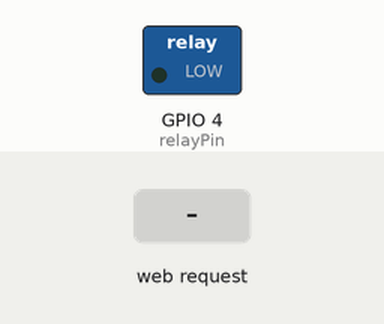
Recording of a sketch running on a simulated ESP32. Parts: switched loads named in the sketch (green lamp = pin HIGH). The inputs (shaded band) are chosen by the test bench. WiFi joins after 1.5 s; servers stay silent unless stated; what the sketch prints to the serial monitor is not drawn.

Above: at 2.7 s.
2.8 s: HTTP request GET /ligar received
At 3.6 s:
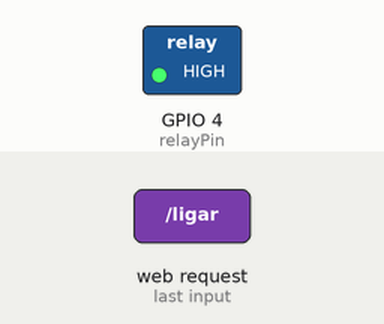
4.3 s: HTTP request GET /desligar received
At 4.7 s:
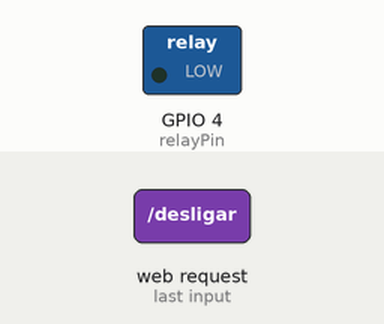
Timing chart, 0 to 7.3 s (numbered marks = the images above; inputs shaded):
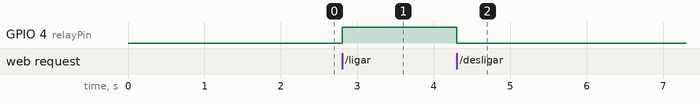

Measured:
- after the input at 2.8 s, GPIO 4 (relayPin): LOW → HIGH at once
- after the input at 4.3 s, GPIO 4 (relayPin): HIGH → LOW at once

The sketch:

main.ino
```cpp
/*
 * PROJETO DE EXTENSÃO: HUB DE CONVENIÊNCIA (Controle de Tomada)
 * Aluno: Lucas Morais
 * Disciplina: Programação de Microcontroladores
 * * Este código transforma um ESP32 em um servidor web.
 * Ao se conectar ao Wi-Fi, ele cria uma página web com botões
 * para ligar e desligar um Módulo Relé conectado ao pino 4.
 */

#include <WiFi.h>
#include <WebServer.h>

// --- Configuração da Rede ---
// Coloque o nome e a senha da sua rede Wi-Fi
const char* ssid = "SEU_SSID";       // <<-- MUDE AQUI
const char* password = "SUA_SENHA";  // <<-- MUDE AQUI
// ----------------------------

// Pino onde o Módulo Relé está conectado
const int relayPin = 4;

// Variável para guardar o estado do relé (LIGADO/DESLIGADO)
bool relayState = false; // Começa desligado

// Cria o objeto do servidor na porta 80 (padrão web)
WebServer server(80);

/*
 * Função handleRoot()
 * Esta é a função chamada quando alguém acessa o IP do ESP32 (ex: 192.168.1.10)
 * Ela vai construir e enviar a página HTML para o navegador.
 */
void handleRoot() {
  String html = "<!DOCTYPE html><html><head><title>Hub de Conveniência</title>";

  // Estilo CSS para deixar os botões grandes e bonitos (para celular)
  html += "<meta name='viewport' content='width=device-width, initial-scale=1'>";
  html += "<style>";
  html += "body { font-family: Arial, sans-serif; text-align: center; background-color: #f0f0f0; }";
  html += "h1 { color: #333; }";
  html += "p { font-size: 1.5rem; }";
  html += "a { text-decoration: none; }";
  html += ".btn { padding: 20px 40px; font-size: 1.2rem; border-radius: 10px; margin: 10px; border: none; cursor: pointer; }";
  html += ".btn-on { background-color: #4CAF50; color: white; }"; // Botão Ligar
  html += ".btn-off { background-color: #f44336; color: white; }"; // Botão Desligar
  html += "</style></head><body>";

  // Conteúdo da Página
  html += "<h1>🏠 Hub de Conveniência</h1>";
  html += "<h2>Controle do Ventilador</h2>";

  // Mostra o estado atual
  html += "<p>O ventilador está: <strong>";
  if (relayState == true) {
    html += "LIGADO";
  } else {
    html += "DESLIGADO";
  }
  html += "</strong></p>";

  // Botões de Ação
  html += "<a href='/ligar'><button class='btn btn-on'>LIGAR</button></a>";
  html += "<a href='/desligar'><button class='btn btn-off'>DESLIGAR</button></a>";

  html += "</body></html>";

  server.send(200, "text/html", html); // Envia a página pronta para o navegador
}

/*
 * Função handleLigar()
 * Chamada quando o usuário clica no link "/ligar"
 */
void handleLigar() {
  digitalWrite(relayPin, HIGH); // Aciona o relé (pode ser LOW dependendo do seu relé)
  relayState = true;
  server.sendHeader("Location", "/"); // Redireciona de volta para a página principal
  server.send(302, "text/plain", "");
}

/*
 * Função handleDesligar()
 * Chamada quando o usuário clica no link "/desligar"
 */
void handleDesligar() {
  digitalWrite(relayPin, LOW); // Desliga o relé (pode ser HIGH dependendo do seu relé)
  relayState = false;
  server.sendHeader("Location", "/"); // Redireciona de volta para a página principal
  server.send(302, "text/plain", "");
}

/*
 * Função handleNotFound()
 * Chamada se o usuário tentar acessar uma página que não existe
 */
void handleNotFound() {
  server.send(404, "text/plain", "404: Pagina Nao Encontrada");
}

/*
 * Configuração Inicial (setup)
 */
void setup() {
  Serial.begin(115200);

  // Configura o pino do relé como Saída
  pinMode(relayPin, OUTPUT);
  digitalWrite(relayPin, LOW); // Garante que começa desligado

  // Inicia a conexão Wi-Fi
  Serial.print("Conectando em ");
  Serial.println(ssid);
  WiFi.begin(ssid, password);

  while (WiFi.status() != WL_CONNECTED) {
    delay(500);
    Serial.print(".");
  }

  Serial.println("");
  Serial.println("Wi-Fi conectado!");
  Serial.print("Acesse o servidor em: http://");
  Serial.println(WiFi.localIP()); // Mostra o IP do ESP32 no Serial Monitor

  // Configura as "rotas" do servidor web
  server.on("/", handleRoot);          // Página principal
  server.on("/ligar", handleLigar);     // Ação de ligar
  server.on("/desligar", handleDesligar); // Ação de desligar
  server.onNotFound(handleNotFound);  // Página de erro 404

  // Inicia o servidor
  server.begin();
  Serial.println("Servidor HTTP iniciado.");
}

/*
 * Loop Principal
 */
void loop() {
  server.handleClient(); // Fica ouvindo por novas conexões (clicks na página)
}
```
